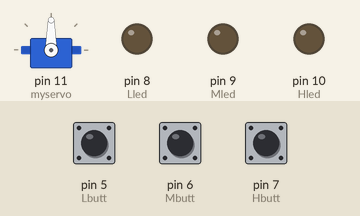
Simulated run of this sketch. Board: Arduino Uno, built with avr-gcc and run on an emulated ATmega328P. On the bench: servo, output pins drawn as LEDs (lit = HIGH). Inputs (shaded band) come from the test bench; at power-on: pin 5 (Lbutt) HIGH, pin 6 (Mbutt) HIGH, pin 7 (Hbutt) HIGH. What the sketch prints to the serial monitor is not drawn.

Above: at 1.2 s.
1.3 s: pin 5 (Lbutt) pulled LOW for 0.15 s
At 1.7 s:
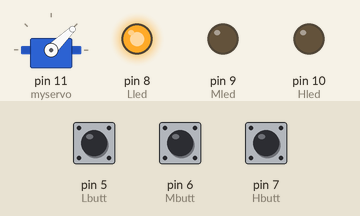
4.4 s: pin 6 (Mbutt) pulled LOW for 0.15 s
At 5.19 s:
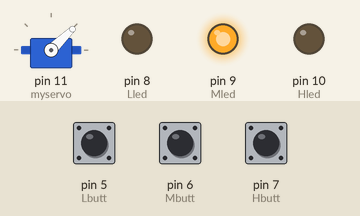
7.4 s: pin 7 (Hbutt) pulled LOW for 0.15 s
At 7.6 s:
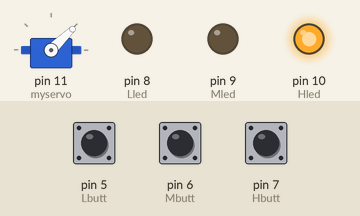
10.4 s: pin 7 (Hbutt) pulled LOW for 1 s
At 12.3 s:
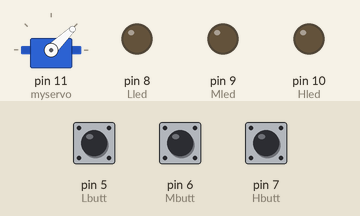
13.4 s: pin 7 (Hbutt) pulled LOW for 3.2 s
At 16.75 s:
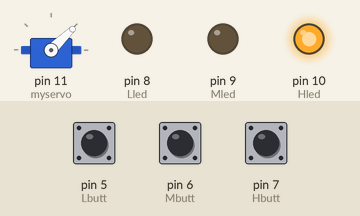
18.5 s: pin 7 (Hbutt) pulled LOW for 0.15 s
At 19.6 s:
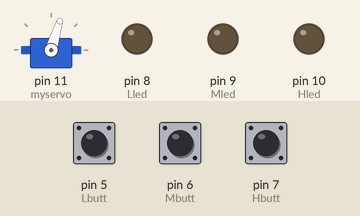
Timing chart, 0 to 21.1 s (numbered marks = the images above; inputs shaded):
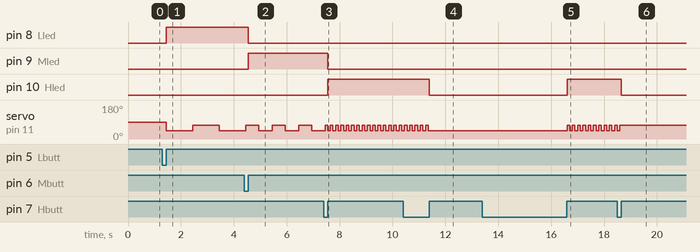

Measured:
- after the input at 1.3 s, pin 8 (Lled): LOW → HIGH after 0.15 s; servo on pin 11 (myservo): 90° → 44° after 0.15 s, → 73° 1.0 s later, → 44° 1.0 s later
- after the input at 4.4 s, pin 8 (Lled): HIGH → LOW after 0.15 s; pin 9 (Mled): LOW → HIGH after 0.15 s
- after the input at 7.4 s, pin 9 (Mled): HIGH → LOW after 0.15 s; pin 10 (Hled): LOW → HIGH after 0.15 s; servo on pin 11 (myservo): alternates 73° for 0.10 s and 44° for 0.10 s, starting after 0.15 s
- after the input at 10.4 s, pin 10 (Hled): HIGH → LOW after 1.0 s; servo on pin 11 (myservo): goes on until 11.4 s, then stays 44°
- after the input at 13.4 s, pin 10 (Hled): LOW → HIGH after 3.2 s; servo on pin 11 (myservo): alternates 73° for 0.10 s and 44° for 0.10 s, starting after 3.2 s
- after the input at 18.5 s, pin 10 (Hled): HIGH → LOW after 0.15 s; servo on pin 11 (myservo): goes on until 18.6 s, then stays 73°

The sketch:

guitar_player.ino
```cpp
#include <Servo.h>

Servo myservo;
int pos = 0;

int Lled = 8; // led for low
int Mled = 9;  // led for meduim
int Hled = 10; // led for hig

int Lbutt = 5; // button for low
int Mbutt = 6; // butt for meduim
int Hbutt = 7; // button for heigh

int Hstep = 1;// for rythmn
int Mstep = 1;


//first button
int Lstate = LOW;      // the current state of the output pin
int Lreading;           // the current reading from the input pin
int Lprevious = LOW;    // the previous reading from the input pin

//secondbutton
int Mstate = LOW;      // the current state of the output pin
int Mreading;           // the current reading from the input pin
int Mprevious = LOW;    // the previous reading from the input pin.+

//third button
int Hstate = LOW;      // the current state of the output pin
int Hreading;           // the current reading from the input pin
int Hprevious = LOW;    // the previous reading from the input pin

// the follow variables are long's because the time, measured in miliseconds,
// will quickly become a bigger number than can be stored in an int.
long time = 0;         // the last time the output pin was toggled
long debounce = 200;   // the debounce time, increase if the output flickers
int delayTime = 0;

int servoState = 0 ;
unsigned long previousMillis = 0;        // will store last time LED was updated
long OnTime = 250;           // milliseconds of on-time
long OffTime = 750;          // milliseconds of off-time

void setup() {
  // put your setup code here, to run once:
  Serial.begin(115200);

  myservo.attach(11);

  pinMode(Lled, OUTPUT);  // declare LED as output
  pinMode(Lbutt, INPUT_PULLUP);    // declare pushbutton as input

  pinMode(Mled, OUTPUT);  // declare LED as output
  pinMode(Mbutt, INPUT_PULLUP);    // declare pushbutton as input

  pinMode(Hled, OUTPUT);  // declare LED as output
  pinMode(Hbutt, INPUT_PULLUP);    // declare pushbutton as input

 }

void loop() {

  unsigned long currentMillis = millis();

     Serial.print(Hstep);
    Serial.println();
  Lreading = digitalRead(Lbutt);
  Mreading = digitalRead(Mbutt);
  Hreading = digitalRead(Hbutt);


// how inconsistanct rythmn is coded, wait an amount of time, and then moves onto the next step
/*
if(Hstate == HIGH){
  if(Hstep == 1){
    if(currentMillis - previousMillis >= 400){
      myservo.writeMicroseconds(1300);
      servoState =0;
      Hstep = 2;
       previousMillis = currentMillis;
}
  }
  else if(Hstep == 2){
      if(currentMillis - previousMillis >= 400){
        myservo.writeMicroseconds(1000);
        servoState =1;
        Hstep = 3;
         previousMillis = currentMillis;
}
  }
  else if(Hstep == 3){
     if(currentMillis - previousMillis >=400){
      myservo.writeMicroseconds(1300);
      servoState =0;
      Hstep =4;
       previousMillis = currentMillis;
}
  }
    else if (Hstep == 4){
       if(currentMillis - previousMillis >= 400){
       myservo.writeMicroseconds(1000);
       servoState =1;
       Hstep = 5;
        previousMillis = currentMillis;
}

  }   else if(Hstep == 5){
     if(currentMillis - previousMillis >= 100){
     myservo.writeMicroseconds(1300);
     servoState =0;
     Hstep= 6;
      previousMillis = currentMillis;
}

  }  else if(Hstep == 6){
     if(currentMillis - previousMillis >= 400){
      myservo.writeMicroseconds(1000);
      servoState =1;
      Hstep =1;
       previousMillis = currentMillis;
}
  }

}

*/

// different rythmn

/*
if(Mstate == HIGH){
  if(Mstep == 1){
    if(currentMillis - previousMillis >= 100){
      myservo.writeMicroseconds(1300);
      servoState =0;
      Mstep = 2;
       previousMillis = currentMillis;
}
  }
  else if(Mstep == 2){
      if(currentMillis - previousMillis >= 1000){
        myservo.writeMicroseconds(1000);
        servoState =1;
        Mstep = 3;
         previousMillis = currentMillis;
}
  }
  else if(Mstep == 3){
     if(currentMillis - previousMillis >=100){
      myservo.writeMicroseconds(1300);
      servoState =0;
      Mstep =4;
       previousMillis = currentMillis;
}
  }

    else if(Mstep == 4){
     if(currentMillis - previousMillis >=100){
      myservo.writeMicroseconds(1000);
      servoState =0;
      Mstep =5;
       previousMillis = currentMillis;
}
  }

       else if(Mstep == 5){
     if(currentMillis - previousMillis >=1000){
      myservo.writeMicroseconds(1300);
      servoState =0;
      Mstep =1;
       previousMillis = currentMillis;
}
  }


}

*/

//checks to see if light is on, if it is it plays guitar
if(Lstate  == HIGH || Mstate == HIGH || Hstate == HIGH){

  if(currentMillis - previousMillis >= delayTime)
  {
    if( servoState == 1){
      myservo.writeMicroseconds(1300);
      servoState =0;
    }
    else{
        myservo.writeMicroseconds(1000);
        servoState =1;

    }
    previousMillis = currentMillis;  // Remember the time
  }
}


//changes delay time and light if button was pressed
  if (Lreading == HIGH && Lprevious == LOW && millis() - time > debounce) {
    if (Lstate == HIGH)
      Lstate = LOW;
    else
      Lstate = HIGH;
      Mstate = LOW;

      Hstate = LOW;
      delayTime = 1000;

    time = millis();
  }

  if (Mreading == HIGH && Mprevious == LOW && millis() - time > debounce) {
    if (Mstate == HIGH)
      Mstate = LOW;
    else
      Mstate = HIGH;
      Lstate =LOW;
      Hstate= LOW;
      delayTime = 500;

    time = millis();
  }

    if (Hreading == HIGH && Hprevious == LOW && millis() - time > debounce) {
    if (Hstate == HIGH)
      Hstate = LOW;
    else
      Hstate = HIGH;
      Lstate=LOW;
      Mstate= LOW;
      delayTime = 100;
    time = millis();
  }


  digitalWrite(Lled, Lstate);
  Lprevious = Lreading;

  digitalWrite(Mled, Mstate);
  Mprevious = Mreading;

  digitalWrite(Hled, Hstate);
  Hprevious = Hreading;


}
```
